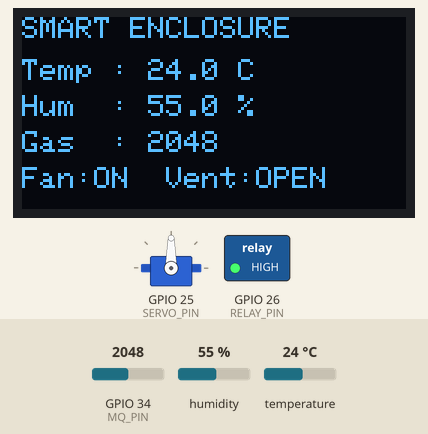
Simulated run of this program. Board: ESP32. On the bench: servo, 128×64 one-colour display, switched loads named in the program (green lamp = pin HIGH). The inputs (shaded band) are chosen by the test bench; at power-on: GPIO 34 (MQ_PIN) = 2048, humidity 55 %, temperature 24 °C. WiFi joins after 1.5 s; servers stay silent unless stated; uploads are accepted with an empty reply; what the program prints to the serial monitor is not drawn.

Above: at 4.7 s.
4.8 s: GPIO 34 (MQ_PIN) set to 1945
At 7.3 s:
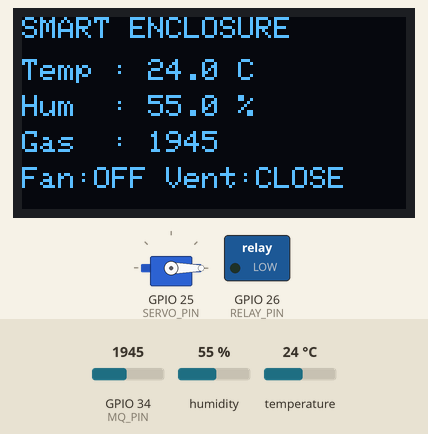
7.7 s: humidity set to 22 %
At 9.2 s:
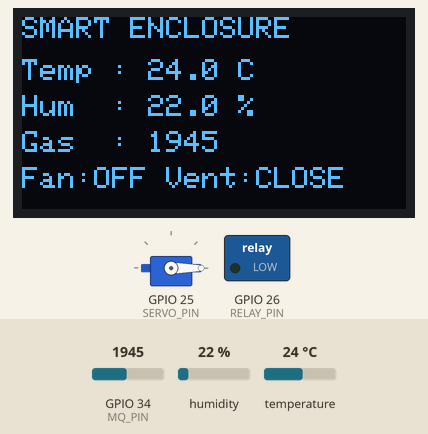
10.6 s: temperature set to 29.3 °C
At 13.9 s:
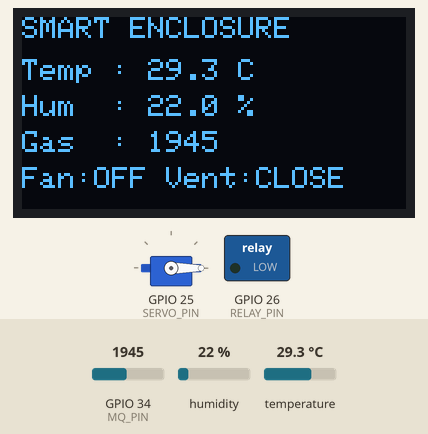
14.2 s: temperature set to 30.8 °C
At 15.8 s:
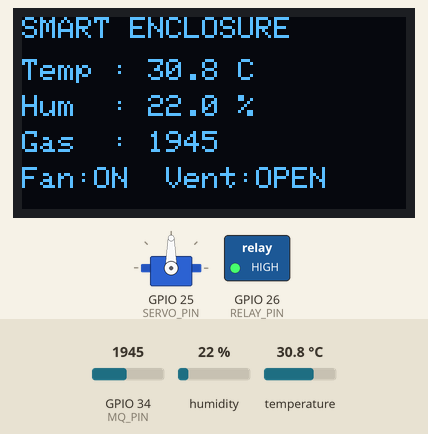
17.1 s: GPIO 34 (MQ_PIN) set to 2040
At 20.6 s:
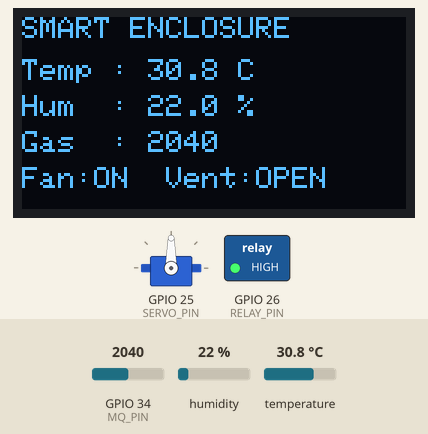
20.9 s: GPIO 34 (MQ_PIN) set to 2047
At 22.5 s:
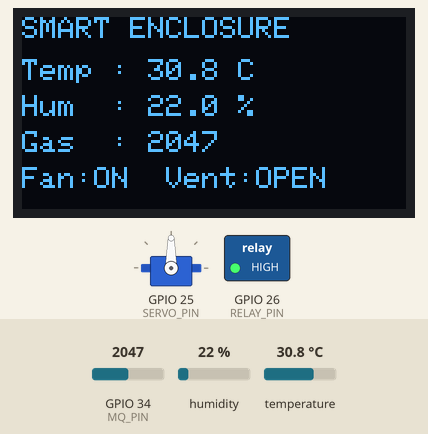
Timing chart, 0 to 24.0 s (numbered marks = the images above; inputs shaded):
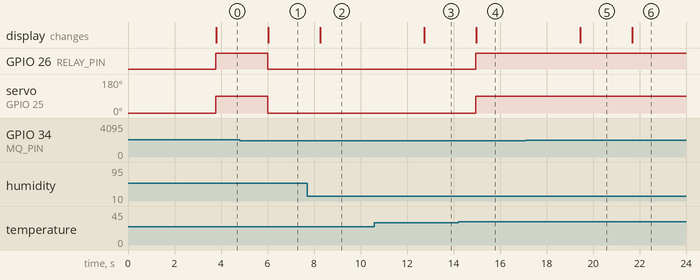

Measured:
- the behaviour switches between 2001 and 2000 on GPIO 34 (MQ_PIN) (found by bisection; images 0 and 1)
- the behaviour switches between 30 and 30.1 °C on temperature (found by bisection; images 3 and 4)
- after the input at 4.8 s, GPIO 26 (RELAY_PIN): HIGH → LOW after 1.2 s; servo on GPIO 25 (SERVO_PIN): 90° → 0° after 1.2 s; the display: changes after 1.2 s (image 1)
- after the input at 7.7 s, the display: changes after 0.57 s (image 2)
- after the input at 10.6 s, the display: changes after 2.1 s (image 3)
- after the input at 14.2 s, GPIO 26 (RELAY_PIN): LOW → HIGH after 0.75 s; servo on GPIO 25 (SERVO_PIN): 0° → 90° after 0.75 s; the display: changes after 0.78 s (image 4)
- after the input at 17.1 s, the display: changes after 2.4 s (image 5)
- after the input at 20.9 s, the display: changes after 0.79 s (image 6)

The program:

main.cpp
```cpp
#include <Arduino.h>
#include <DHT.h>
#include <Wire.h>
#include <Adafruit_GFX.h>
#include <Adafruit_SSD1306.h>
#include <ESP32Servo.h>
#include <WiFi.h>
#include <HTTPClient.h>
#include <ArduinoJson.h>

// Kredensial Wi-Fi bawaan Wokwi
const char *ssid = "Wokwi-GUEST";
const char *password = "";

// Ganti dengan URL Ngrok kamu yang BARU (awalan http://) + /api/telemetry
const char *serverUrl = "http://shawl-rejoicing-chug.ngrok-free.dev/api/telemetry";

// =====================
// PIN
// =====================
#define DHT_PIN 4
#define DHT_TYPE DHT22

#define MQ_PIN 34
#define RELAY_PIN 26
#define SERVO_PIN 25

// OLED I2C
#define OLED_SDA 21
#define OLED_SCL 22

// =====================
// OBJECT
// =====================
DHT dht(DHT_PIN, DHT_TYPE);
Servo ventilationServo;

#define SCREEN_WIDTH 128
#define SCREEN_HEIGHT 64

Adafruit_SSD1306 display(SCREEN_WIDTH, SCREEN_HEIGHT, &Wire, -1);

// =====================
// THRESHOLD
// =====================
float TEMP_THRESHOLD = 30.0;
float HUMID_THRESHOLD = 70.0;
int GAS_THRESHOLD = 2000;

// =====================
// SETUP
// =====================
void setup()
{
  Serial.begin(115200);

  // DHT
  dht.begin();

  // Relay
  pinMode(RELAY_PIN, OUTPUT);

  // Servo
  ventilationServo.attach(SERVO_PIN);

  // Kondisi awal
  digitalWrite(RELAY_PIN, LOW);
  ventilationServo.write(0);

  // OLED
  Wire.begin(OLED_SDA, OLED_SCL);

  if (!display.begin(SSD1306_SWITCHCAPVCC, 0x3C))
  {
    Serial.println("OLED gagal!");
    while (true);
  }

  display.clearDisplay();
  display.setTextColor(SSD1306_WHITE);

  display.setTextSize(1);
  display.setCursor(0, 0);
  display.println("SMART ENCLOSURE");
  display.println("System Starting...");

  display.display();
  delay(2000);

  WiFi.begin(ssid, password);
  Serial.print("Menghubungkan ke WiFi");
  while (WiFi.status() != WL_CONNECTED)
  {
    delay(500);
    Serial.print(".");
  }
  Serial.println("\nWiFi Terhubung!");
}

// =====================
// LOOP
// =====================
void loop()
{
  // 1. Baca sensor
  float temperature = dht.readTemperature();
  float humidity = dht.readHumidity();
  int gasValue = analogRead(MQ_PIN);

  // Cek DHT
  if (isnan(temperature) || isnan(humidity))
  {
    Serial.println("Gagal membaca DHT22!");
    delay(1000);
    return;
  }

  // 2. Hitung logika otomatis (TAPI JANGAN DIEKSEKUSI DULU)
  bool temperatureHigh = temperature > TEMP_THRESHOLD;
  bool gasHigh = gasValue > GAS_THRESHOLD;
  bool humidHigh = humidity > HUMID_THRESHOLD;

  bool autoVentilationNeeded = temperatureHigh || gasHigh || humidHigh;

  // 3. Buat variabel state akhir yang akan memegang perintah mutlak
  bool finalFanState = autoVentilationNeeded;
  bool finalVentState = autoVentilationNeeded;

  // 4. HTTP POST & MINTA IZIN KE LARAVEL
  if (WiFi.status() == WL_CONNECTED) {
    HTTPClient http;
    http.begin(serverUrl);
    http.addHeader("Content-Type", "application/json");
    http.addHeader("ngrok-skip-browser-warning", "1");

    // Bungkus data telemetri yang akan dilaporkan
    StaticJsonDocument<200> doc;
    doc["temperature"] = temperature;
    doc["humidity"] = humidity;
    doc["gas_ppm"] = gasValue;

    // Kita laporkan state otomatis ke database
    doc["fan_status"] = autoVentilationNeeded ? 1 : 0;
    doc["vent_status"] = autoVentilationNeeded ? 1 : 0;

    String jsonString;
    serializeJson(doc, jsonString);

    // Kirim data dan tunggu balasan
    int httpResponseCode = http.POST(jsonString);

    if (httpResponseCode > 0) {
      // BACA BALASAN DARI LARAVEL!
      String payload = http.getString();

      StaticJsonDocument<256> respDoc;
      deserializeJson(respDoc, payload);

      String mode = respDoc["mode"] | "auto";

      // PERBAIKAN: Gunakan tipe bool (boolean), bukan int!
      bool manualFan = respDoc["fan"] | false;
      bool manualVent = respDoc["vent"] | false;

      // JIKA LARAVEL BILANG "MANUAL", MAKA LOGIKA OTOMATIS DIBUANG!
      if (mode == "manual") {
          finalFanState = manualFan;
          finalVentState = manualVent;
      }
    } else {
      Serial.print("Gagal konek ke Laravel: ");
      Serial.println(httpResponseCode);
      // Jika internet mati, dia akan pakai autoVentilationNeeded sebagai cadangan
    }
    http.end();
  }

  // 5. EKSEKUSI AKTUATOR SEKARANG (SUDAH MUTLAK)
  digitalWrite(RELAY_PIN, finalFanState ? HIGH : LOW);

  // PERBAIKAN: Gunakan finalVentState, bukan finalFanState!
  ventilationServo.write(finalVentState ? 90 : 0);

  // =====================
  // SERIAL MONITOR & OLED
  // =====================
  Serial.println("====================");
  Serial.print("Temperature : "); Serial.print(temperature); Serial.println(" C");
  Serial.print("Humidity    : "); Serial.print(humidity); Serial.println(" %");
  Serial.print("Gas         : "); Serial.println(gasValue);

  // Perbaikan cetak status
  Serial.print("Fan         : "); Serial.println(finalFanState ? "ON" : "OFF");
  Serial.print("Ventilation : "); Serial.println(finalVentState ? "OPEN" : "CLOSED");

  display.clearDisplay();
  display.setTextSize(1);
  display.setCursor(0, 0);
  display.println("SMART ENCLOSURE");

  display.setCursor(0, 14);
  display.print("Temp : "); display.print(temperature, 1); display.println(" C");

  display.setCursor(0, 26);
  display.print("Hum  : "); display.print(humidity, 1); display.println(" %");

  display.setCursor(0, 38);
  display.print("Gas  : "); display.println(gasValue);

  display.setCursor(0, 50);
  // Perbaikan layar OLED
  display.print("Fan:"); display.print(finalFanState ? "ON " : "OFF");
  display.print(" Vent:"); display.print(finalVentState ? "OPEN" : "CLOSE");

  display.display();
  delay(2000);
}
```
